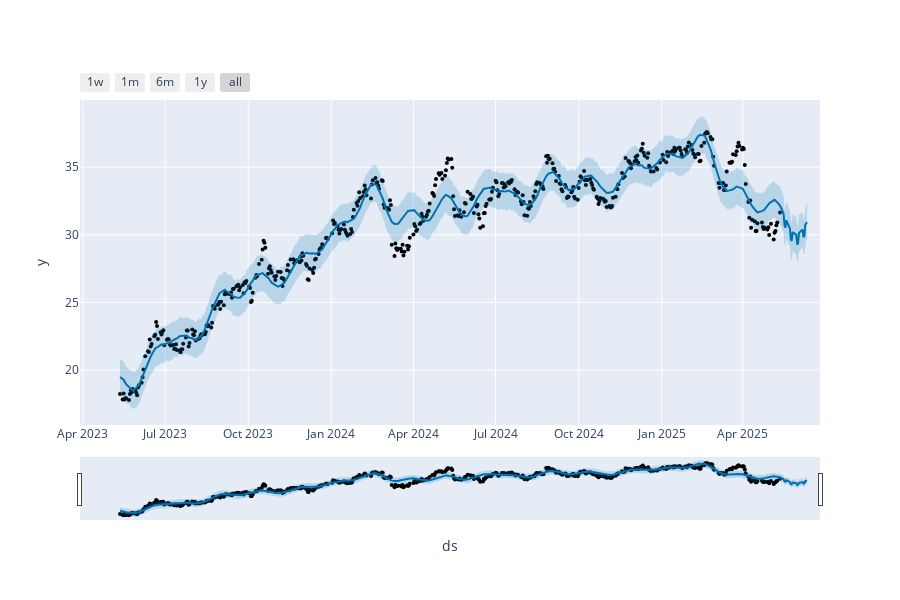

This figure's notebook cell:
### Markdown cell above
<h3 style="color: #00BFFF">6. Análise gráfica com previsões</h3>

### Code cell
graph = plot_plotly(modelo, previsoes)
graph

### Figure 1 — Plotly figure (JSON) as saved in the notebook; plotly's stock layout.template omitted (floating-point values rounded to 4 significant figures; data arrays with more than 128 entries replaced by an {"elided": "..."} marker saying what was removed)
{"data": [{"marker": {"color": "black", "size": 4}, "mode": "markers", "name": "Actual", "type": "scatter", "x": {"elided": "498 str values"}, "y": {"elided": "498 float values"}}, {"hoverinfo": "skip", "line": {"width": 0}, "mode": "lines", "type": "scatter", "x": {"elided": "528 str values"}, "y": {"elided": "528 float values"}}, {"fill": "tonexty", "fillcolor": "rgba(0, 114, 178, 0.2)", "line": {"color": "#0072B2", "width": 2}, "mode": "lines", "name": "Predicted", "type": "scatter", "x": {"elided": "528 str values"}, "y": {"elided": "528 float values"}}, {"fill": "tonexty", "fillcolor": "rgba(0, 114, 178, 0.2)", "hoverinfo": "skip", "line": {"width": 0}, "mode": "lines", "type": "scatter", "x": {"elided": "528 str values"}, "y": {"elided": "528 float values"}}], "layout": {"height": 600, "showlegend": false, "width": 900, "xaxis": {"rangeselector": {"buttons": [{"count": 7, "label": "1w", "step": "day", "stepmode": "backward"}, {"count": 1, "label": "1m", "step": "month", "stepmode": "backward"}, {"count": 6, "label": "6m", "step": "month", "stepmode": "backward"}, {"count": 1, "label": "1y", "step": "year", "stepmode": "backward"}, {"step": "all"}]}, "rangeslider": {"visible": true}, "title": {"text": "ds"}, "type": "date"}, "yaxis": {"title": {"text": "y"}}}}
